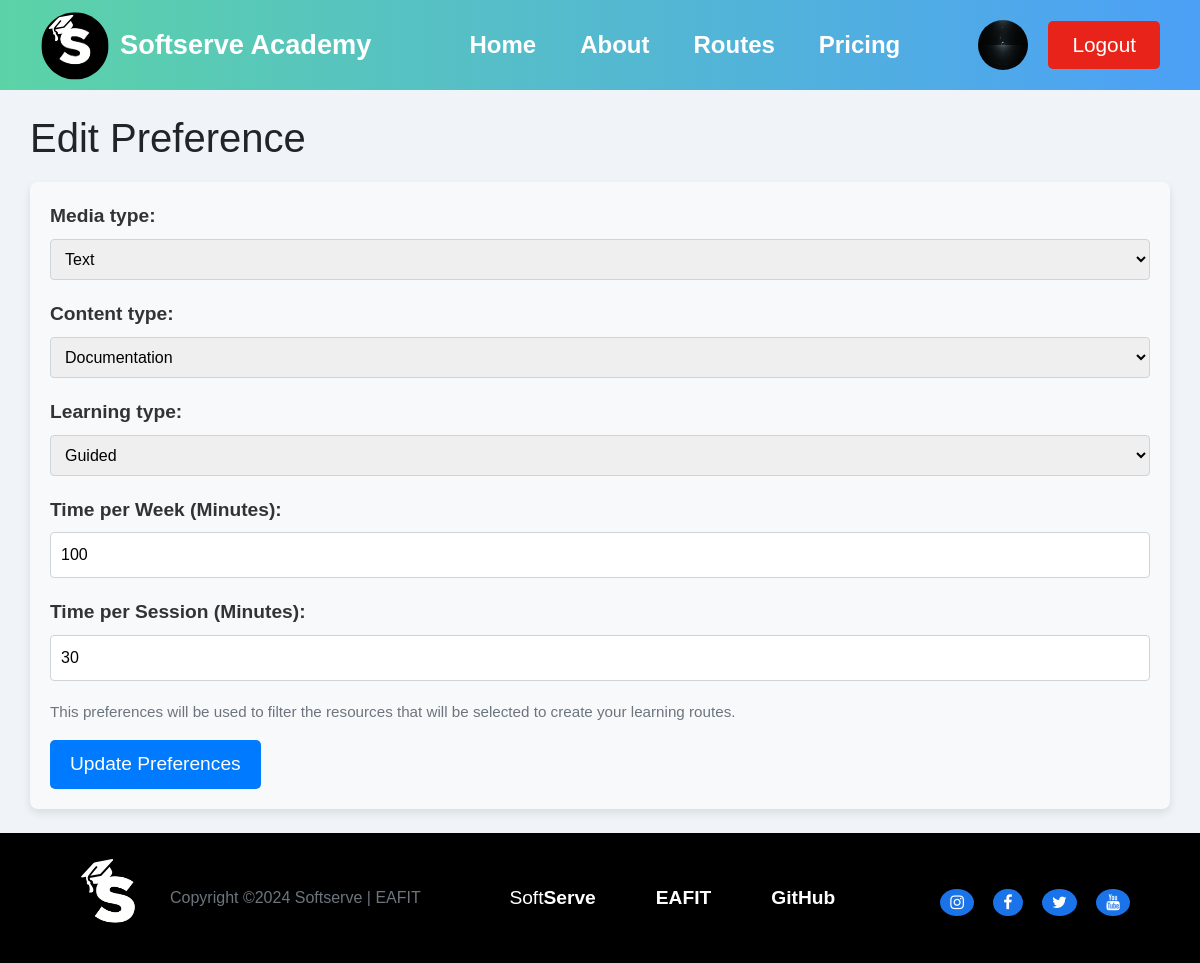
Page /preference/create/ (signed in) on the committed database.
### user/models.py (models this page shows, shortened)
class User(AbstractBaseUser, PermissionsMixin):
    id = models.AutoField(primary_key=True)
    name = models.CharField(max_length=100)
    password = models.CharField(max_length=100)
    email = models.EmailField(unique=True)
    image = models.ImageField(upload_to="user/images/", blank=True)
    preference = models.ForeignKey(
        Preference, on_delete=models.SET_NULL, blank=True, null=True
    )
    current_skills = models.ManyToManyField(
        SkillLevel, related_name="users_current", blank=True
    )
    target_skills = models.ManyToManyField(
        SkillLevel, related_name="users_target", blank=True
    )
    learning_routes = models.ManyToManyField(
        LearningRoute, related_name="users_route", blank=True
    )
    is_active = models.BooleanField(default=True)
    is_staff = models.BooleanField(default=False)
    is_superuser = models.BooleanField(default=False)
    objects = UserManager()
    USERNAME_FIELD = "email"
    REQUIRED_FIELDS = ["name"]

### preference/models.py (models this page shows)
class Preference(models.Model):
    id = models.AutoField(primary_key=True)
    media_type = models.CharField(max_length=100, choices=MEDIA_TYPE_CHOICES)
    content_type = models.CharField(max_length=100, choices=CONTENT_TYPE_CHOICES)
    learning_type = models.CharField(max_length=100, choices=LEARNING_TYPE_CHOICES)
    time_per_week = models.IntegerField(
        validators=[MinValueValidator(5), MaxValueValidator(6000)]
    )
    time_per_session = models.IntegerField(
        validators=[MinValueValidator(5), MaxValueValidator(600)]
    )

### preference/views.py (the view)
@login_required
def create(request):
    user = request.user  # Use the logged-in user
    if request.method == "POST":
        form = PreferenceForm(request.POST, instance=user.preference)
        if form.is_valid():
            preference = form.save()
            user.preference = preference
            user.save()
            return redirect("user")
        else:
            return render(request, "preference_create.html", {"form": form})
    else:
        form = PreferenceForm(instance=user.preference)
    return render(request, "preference_create.html", {"form": form})

### preference/forms.py (shortened to what this page needs)
class PreferenceForm(forms.ModelForm):
    class Meta:
        model = Preference  # Asegúrate de que esto corresponda a tu modelo
        fields = [
            "media_type",
            "content_type",
            "learning_type",
            "time_per_week",
            "time_per_session",
        ]

### learning_route/models.py (called while the page is built)
    def __str__(self):
        return self.skill_level.skill.name + " - " + str(self.skill_level.level)

### preference/templates/preference_create.html (shortened to what this page needs)
{% extends "base.html" %}
{% load static %}
{% block extra_css %}
<link rel="stylesheet" href="{% static 'css/preferenceform.css' %}">
{% endblock %}
{% block content %}
<br>
<h1>{% if form.instance.pk %}Edit{% else %}Create{% endif %} Preference</h1>
<form method="post">
    <div class="form-group">
        <label for="{{ form.media_type.id_for_label }}">Media type:</label>
        {{ form.media_type }}
    </div>
    <div class="form-group">
        <label for="{{ form.content_type.id_for_label }}">Content type:</label>
        {{ form.content_type }}
    </div>
    <div class="form-group">
        <label for="{{ form.learning_type.id_for_label }}">Learning type:</label>
        {{ form.learning_type }}
    </div>
    <div class="form-group">
        <label for="{{ form.time_per_week.id_for_label }}">Time per Week (Minutes):</label>
        {{ form.time_per_week }}
    </div>
    <div class="form-group">
        <label for="{{ form.time_per_session.id_for_label }}">Time per Session (Minutes):</label>
        {{ form.time_per_session }}
    </div>
    <p>This preferences will be used to filter the resources that will be selected to create your learning routes.</p>
    <button type="submit" class="btn btn-primary">{% if form.instance.pk %}Update{% else %}Save{% endif %}
        Preferences</button>
</form>
<br>
{% endblock %}

### SoftServeAcademy/templates/base.html (shortened to what this page needs)
<!DOCTYPE html>
<html lang="en">
{% load static %}
<head>
    <link rel="stylesheet" href="https://stackpath.bootstrapcdn.com/bootstrap/4.5.2/css/bootstrap.min.css">
    <link rel="stylesheet" href="https://cdnjs.cloudflare.com/ajax/libs/font-awesome/4.7.0/css/font-awesome.min.css">
    <link href="https://cdnjs.cloudflare.com/ajax/libs/select2/4.0.13/css/select2.min.css" rel="stylesheet" />
    <link rel="stylesheet" href="{% static 'css/header.css' %}">
    <link rel="stylesheet" href="{% static 'css/footer.css' %}">
    <link rel="stylesheet" href="{% static 'css/base.css' %}">
    {% block extra_css %}{% endblock %}
</head>
<body>
    <div class="wrapper">
        <header>
            <div class="logo">
                <a href="{% url 'home' %}"><img src="{% static 'images/2.svg' %}" alt="Logo"></a>
                <a href="{% url 'home' %}"><span>Softserve Academy</span></a>
            </div>
            <nav>
                <ul id="nav-links">
                    <li><a href="{% url 'home' %}">Home</a></li>
                    <li><a href="{% url 'about' %}">About</a></li>
                    {% if user.is_authenticated %}
                    <li class="dropdown">
                        <a href="{% url 'learning_route' %}">Routes</a>
                    </li>
                    {% endif %}
                    <li><a href="{% url 'pricing' %}">Pricing</a></li>
                </ul>
            </nav>
            <div class="auth-buttons">
                {% if user.is_authenticated %}
                <a href="{% url 'user' %}">
                    {% if user.image %}
                    <img src="{{ user.image.url }}" alt="User Photo" class="user-image">
                    {% else %}
                    <img src="{% static 'images/default-user.png' %}" alt="Default User Photo" class="user-image">
                    {% endif %}
                </a>
                <a href="{% url 'logout' %}" class="get-logout-btn">Logout</a>
                {% else %}
                <a href="{% url 'login' %}" class="login-btn">Login</a>
                <a href="{% url 'register' %}" class="get-started-btn">Get Started</a>
                {% endif %}
            </div>
        </header>
        <div class="container">
            {% block content %}
            {% endblock %}
        </div>
        <footer>
            <div class="footer-container">
                <div class="footer-left">
                    <img src="{% static 'images/2.svg' %}" alt="Logo">
                    <p>Copyright ©2024 Softserve | EAFIT</p>
                </div>
                <div class="footer-right">
                    <ul>
                        <li><a href="https://career.softserveinc.com/es/about/colombia">Soft<b>Serve</b></a></li>
                        <li><a href="https://www.eafit.edu.co/"><b>EAFIT</b></a></li>
                        <li><a href="https://github.com/QuitoTactico/SoftServe-Academy"><b>GitHub</b></a></li>
                    </ul>
                    <div class="social-media">
                        <a href="https://www.instagram.com/softserve_people/"><i class="fa fa-instagram"></i></a>
                        <a href="https://www.facebook.com/SoftServeColombia/"><i class="fa fa-facebook"></i></a>
                        <a href="https://x.com/SoftServeInc"><i class="fa fa-twitter"></i></a>
                        <a href="https://www.youtube.com/@SoftServeInc"><i class="fa fa-youtube"></i></a>
                    </div>
                </div>
            </div>
        </footer>
    </div>
</body>
</html>

### static/css/header.css (style rules this page uses)
* { margin: 0; padding: 0; }
dl, ol, ul { margin-top: 0; margin-bottom: 0rem; }
body { font-family: 'Segoe UI', Tahoma, Geneva, Verdana, sans-serif; background-color: #f0f4f8; }
.wrapper header .auth-buttons a .user-image { width: 50px; height: 50px; border-radius: 50%; margin-right: 10px; }
header { display: flex; justify-content: space-between; align-items: center; padding: 10px 20px; background: linear-gradient(to right, #5cd3a7, #4ca0f7); position: relative; z-index: 2; }
.logo { display: flex; align-items: center; }
.logo img { width: fit-content; height: 70px; margin-right: 10px; margin-left: 20px; }
.logo a span { font-size: 1.7rem; font-weight: bold; color: #fff; cursor: pointer; text-decoration: none; }
nav ul { list-style: none; display: flex; align-items: center; }
nav ul li { margin-left: 20px; position: relative; }
nav ul li a { text-decoration: none; color: #fff; font-weight: bold; font-size: 1.5rem; padding: 2px 12px; }
.auth-buttons { display: flex; align-items: center; margin-right: 20px; }
.auth-buttons .get-logout-btn { text-decoration: none; background-color: #e8241a; color: #fff; padding: 8px 24px; border-radius: 5px; margin-left: 10px; font-size: 1.3rem; }

### static/css/footer.css (style rules this page uses)
html, body { height: 100%; margin: 0; display: flex; flex-direction: column; }
.wrapper { display: flex; flex-direction: column; justify-content: space-between; flex: 1; }
footer { background-color: #000; color: #fff; padding: 20px 0; width: 100%; }
.footer-container { display: flex; justify-content: space-between; align-items: center; flex-wrap: wrap; margin-inline: 50px; padding: 0 20px; }
.footer-left { display: flex; align-items: center; }
.footer-left img { height: 90px; margin-right: 10px; }
.footer-left p { margin: 0; font-size: 1rem; }
.footer-right { display: flex; align-items: center; justify-content: flex-end; }
.footer-right ul { list-style: none; display: flex; padding: 0; margin-right: 60px; }
.footer-right ul li { margin: 0 30px; }
.footer-right ul li a { color: #fff; text-decoration: none; font-size: 1.2rem; }
.footer-right .social-media { margin-top: 10px; }
.footer-right .social-media a { color: #fff; font-size: 1rem; margin-left: 15px; text-decoration: none; background-color: #1a73e8; padding: 5px 10px; border-radius: 100%; }

### static/css/base.css (style rules this page uses)
* { margin: 0; padding: 0; box-sizing: content-box; }
dl, ol, ul { margin-top: 0; margin-bottom: 0rem; }
body { font-family: Arial, sans-serif; background-color: #f0f4f8; }

### static/css/preferenceform.css (style rules this page uses)
form { margin-top: 20px; padding: 20px; background-color: #f8f9fa; border-radius: 8px; box-shadow: 0 4px 8px rgba(0, 0, 0, 0.1); }
.form-group { margin-bottom: 20px; }
label { font-size: 1.2rem; font-weight: bold; color: #333; }
input, select, textarea { padding: 10px; font-size: 16px; border-radius: 4px; border: 1px solid #ced4da; width: 100%; box-sizing: border-box; transition: border-color 0.3s ease; }
.btn-primary { background-color: #007bff; border: none; color: white; padding: 10px 20px; font-size: 1.2rem; border-radius: 5px; cursor: pointer; transition: background-color 0.3s ease; }
p { font-size: 0.95rem; color: #6c757d; margin-top: 15px; }

### rows in the picture
User: image (picture)
Preference: media_type "Text", content_type "Documentation", learning_type "Guided", time_per_week "100", time_per_session "30"
